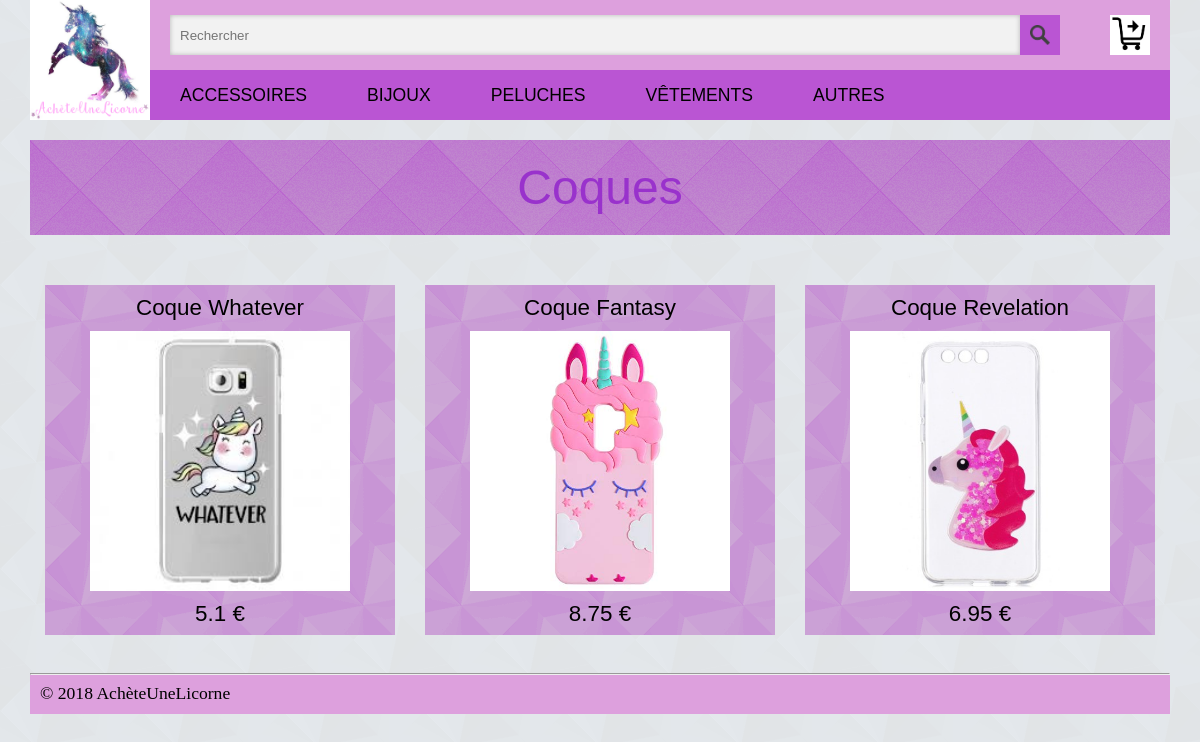
Screenshot of /controler/categorie.ctrl.php?cat=7 with the database file from the repository.
### tables this page shows
CREATE TABLE categorie (
	numero INTEGER PRIMARY KEY,
	nom TEXT,
	parent INTEGER,
	FOREIGN KEY(parent) REFERENCES categorie(numero)
);

CREATE TABLE produit (
	reference INTEGER PRIMARY KEY,
	intitule TEXT,
  informations TEXT,
	categorie INTEGER,
	prix REAL,
	image TEXT,
	FOREIGN KEY(categorie) REFERENCES categorie(numero)
);

### model/DAO.class.php (called while the page is built, shortened)
<?php
$dao = new DAO();
class DAO {
  private $db;
  private $database = 'sqlite:../data/licorne.db';
  function __construct() {
    try {
      $this->db = new PDO($this->database);
    }
    catch (PDOException $e){
      die("erreur de connexion:".$e->getMessage());
    }
  }
  function getNbCat() : int {
    $sql = "SELECT count(*) AS nbCateg FROM categorie";
    $sth = $this->db->query($sql);
    $result = $sth->fetchAll(PDO::FETCH_CLASS);
    return $result[0]->nbCateg;
  }
  function getCat(int $id): Categorie {
    $sql = "SELECT * FROM categorie WHERE numero = $id";
    $sth = $this->db->query($sql);
    $result = $sth->fetchAll(PDO::FETCH_CLASS, 'Categorie');
    return $result[0];
  }
  function getAllProdCat(Categorie $cat) : array {
    $sql = "SELECT * FROM produit WHERE categorie IN (SELECT numero FROM categorie WHERE numero = $cat->numero OR parent = $cat->numero)";
    $sth = $this->db->query($sql);
    $result = $sth->fetchAll(PDO::FETCH_CLASS, 'Produit');
    return $result;
  }
  function getNProdCat(int $ref, int $n, Categorie $cat) : array {
    $sql = "SELECT * FROM produit WHERE reference >= $ref AND categorie IN (SELECT numero FROM categorie WHERE numero = $cat->numero OR parent = $cat->numero) LIMIT $n";
    $sth = $this->db->query($sql);
    $result = $sth->fetchAll(PDO::FETCH_CLASS, 'Produit');
    return $result;
  }
}
?>

### view/categorie.view.php (the view, shortened to what this page needs)
<!DOCTYPE html>
<html>
  <head>
    <link type="text/css" rel="stylesheet" href="../view/design/style.css?<? echo time(); ?>" media="all">
  </head>
  <body id="home">
    <?php include('../view/header.view.php') ?>
    <h1 id="title-category"><?= $currentCat->nom ?></h1>
    <div id="products">
      <?php foreach ($shortProdList as $key => $value) { ?>
        <div class="products-item">
          <h2 class="products-item-name">
            <a href="../controler/produit.ctrl.php?prod=<?= $shortProdList[$key]->reference ?>"> <?= $shortProdList[$key]->intitule ?> </a>
          </h2>
          <a href="../controler/produit.ctrl.php?prod=<?= $shortProdList[$key]->reference ?>">
            <img src="../view/design/images_produits/<?= $shortProdList[$key]->image ?>" title="<?= $shortProdList[$key]->intitule ?>">
          </a>
          <h3 class="products-item-price"> <?= $shortProdList[$key]->prix ?> € </h3>
        </div>
      <?php } ?>
    </div>
    <?php include('../view/footer.view.php')  ?>
  </body>
</html>

### view/design/style.css (style rules this page uses)
#home { width: 95%; margin: 0 auto; background: aliceblue url(../design/background_v4.png); color : black; }
#products { display: flex; flex-flow: row wrap; justify-content: space-around; }
.products-item { width: 350px; height: 350px; margin: 30px 5px; background: mediumorchid url(../design/background_v4.png); }
.products-item > a, .products-item > a > img { display: block; width: 260px; height: 260px; margin: 10px auto 10px auto; }
.products-item-name, .products-item-price { text-align: center; margin: 10px 0 0 0; font : 1.4em Impact, sans-serif; font-weight: 100; }
.products-item-name > a { text-decoration: none; color: black; transition: 0.25s; }
#title-category, #title-product, #title-search, #title-cart { font: 3em Impact, sans-serif; color: darkorchid; padding: 20px 0; margin: 20px 0; text-align: center; background: mediumorchid url(../design/background_v3.png); }

### rows the page displays
categorie: nom "Coques"
produit: intitule "Coque Whatever", image (picture), prix "5.1"
produit: intitule "Coque Fantasy", image (picture), prix "8.75"
produit: intitule "Coque Revelation", image (picture), prix "6.95"

### other values shown
$cat->nom "ACCESSOIRES"
$cat->nom "BIJOUX"
$cat->nom "PELUCHES"
$cat->nom "VÊTEMENTS"
$cat->nom "AUTRES"
